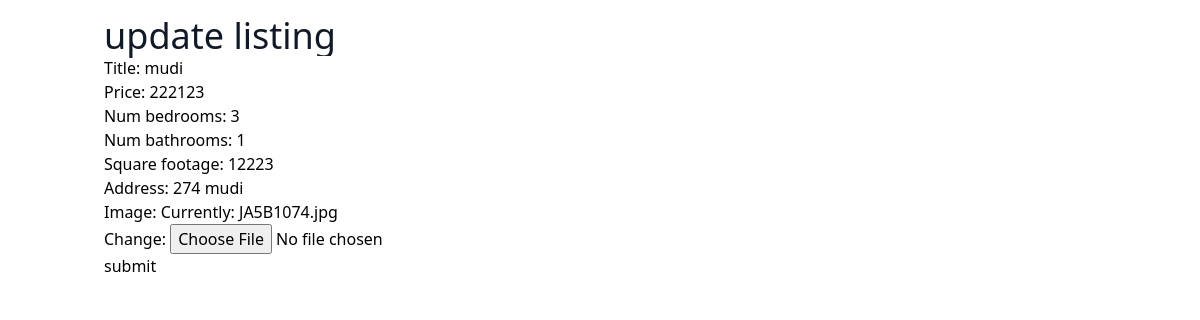
The app's page /listings/8/edit with its own data.
### listings/models.py (models this page shows, shortened)
class Listings(models.Model):
    title = models.CharField(max_length=150)
    price = models.IntegerField()
    num_bedrooms = models.IntegerField()
    num_bathrooms = models.IntegerField()
    square_footage = models.IntegerField()
    address = models.CharField(max_length=100)
    image = models.ImageField()

### listings/views.py (the view)
# urls.py: path('<int:pk>/edit', ListingUpdateView.as_view(),name='listing_edit'),
class ListingUpdateView(UpdateView):
    model = Listings
    template_name = "listings/listing_update.html"
    form_class = ListingsForm

### listings/forms.py
class ListingsForm(ModelForm):
    class Meta:
        model = Listings
        fields = (
                "title",
                "price",
                "num_bedrooms",
                "num_bathrooms",
                "square_footage",
                "address",
                "image",
        )

### listings/templates/listings/listing_update.html (shortened to what this page needs)
{% extends 'listings/base.html' %}
{% block content %}
<h1 class='text-4xl text-gray-900' >update listing</h1>
<form method='post' enctype="multipart/form-data">
    {{ form.as_p }}
    <button type='submit'>submit</button>
</form>
{% endblock  %}

### records on screen
Listings: title "mudi", price "222123", num_bedrooms "3", num_bathrooms "1", square_footage "12223", address "274 mudi"
